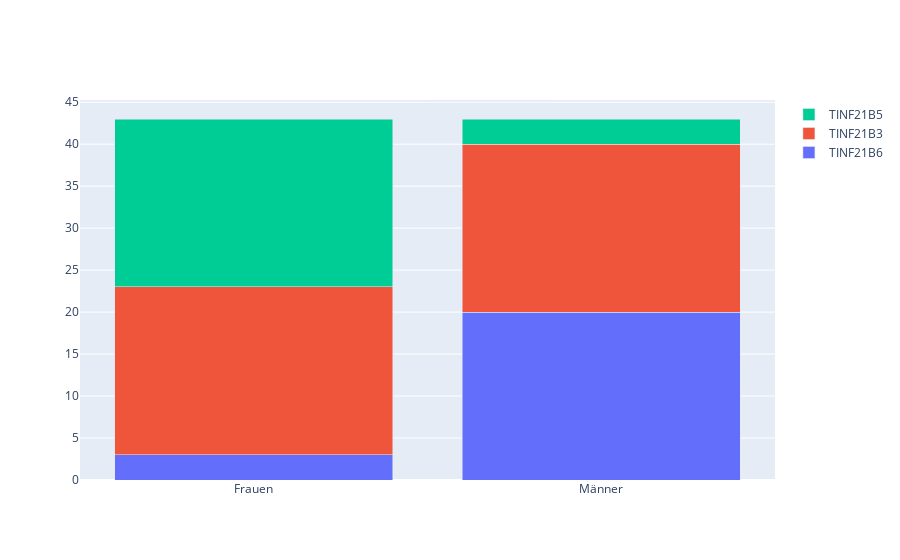

Write notebook code for a chart like this one.
### Markdown cell above
## Stacked Bar Charts

### Code cell


### Figure 1 — Plotly figure (JSON) as saved in the notebook; plotly's stock layout.template omitted (floating-point values rounded to 4 significant figures)
{"data": [{"name": "TINF21B6", "type": "bar", "x": ["Frauen", "Männer", "Divers"], "y": [3, 20]}, {"name": "TINF21B3", "type": "bar", "x": ["Frauen", "Männer", "Divers"], "y": [20, 20]}, {"name": "TINF21B5", "type": "bar", "x": ["Frauen", "Männer", "Divers"], "y": [20, 3]}], "layout": {"barmode": "stack"}}
